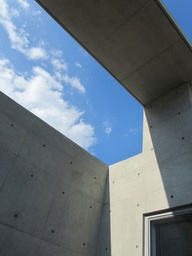
#> input picture Coursera_FPCV/assignments/images/Building-Corner.jpg, 192 x 256 px, shrunk from 468 x 624 before the run
$ python -i edges.py   (imports and definitions only)
#> lines starting #> are read from the running program, lines starting #| are printed output that depends on the picture; after the words box and inside, x2 and y2 are one past the last pixel; in counts of white or black regions, pixels touching at a corner belong together
import numpy as np
from scipy.signal import convolve2d
import cv2
import os

from .kernels import (
    SOBEL_KERNEL_X_3,
    SOBEL_KERNEL_Y_3,
    SOBEL_KERNEL_X_5,
    SOBEL_KERNEL_Y_5,
    LAPLACIAN_KERNEL_2D
)

### Edge Detection Methods ###

def single_threshold(magnitude, threshold):
    return (magnitude >= threshold).astype(np.float32)

def hysteresis_threshold(magnitude, low, high):
    strong_edges = (magnitude >= high).astype(np.float32)
    weak_edges = ((magnitude >= low) & (magnitude < high)).astype(np.float32)

    # Use connectivity to link weak edges to strong edges
    from scipy.ndimage import label, generate_binary_structure
    structure = generate_binary_structure(2, 2)
    labeled, num_features = label(strong_edges, structure=structure)

    final_edges = np.zeros_like(magnitude, dtype=np.float32)
    for i in range(1, num_features + 1):
        mask = (labeled == i)
        final_edges += mask.astype(np.float32)
        # Add weak edges connected to this strong edge
        weak_connected = convolve2d(mask.astype(np.float32), structure, mode='same') > 0
        final_edges += (weak_edges * weak_connected).astype(np.float32)

    final_edges = (final_edges > 0).astype(np.float32)
    return final_edges

def sobel_2d(input, kernel_x=SOBEL_KERNEL_X_3, kernel_y=SOBEL_KERNEL_Y_3):
    Ix = convolve2d(input, kernel_x, mode='same')
    Iy = convolve2d(input, kernel_y, mode='same')
    mag = np.sqrt(Ix**2 + Iy**2)
    orient = np.arctan2(Iy, Ix)
    return mag, orient

# [31 lines left out: function sobel_detector, not called in this run]


def gaussian_2d(input, size=5, sigma=1.0):

    ax = np.linspace(-(size // 2), size // 2, size)
    xx, yy = np.meshgrid(ax, ax)

    kernel = np.exp(-(xx**2 + yy**2) / (2.0 * sigma**2))
    kernel /= np.sum(kernel)

    return convolve2d(input, kernel, mode='same', boundary='symm')

### Laplacian of Gaussian (LoG) Edge Detection ###

# [74 lines left out: functions zero_crossing, bilinear_interpolate, laplacian_1d, laplacian_2d, laplacian_detector, not called in this run]

### Canyn Edge Detector ###

def non_maximum_suppression(mag, orient):
    """
    mag: gradient magnitude
    orient: gradient orientation (radians)
    """

    H, W = mag.shape
    output = np.zeros((H, W), dtype=np.float32)

    # Convert angle to degrees in [0,180)
    angle = np.rad2deg(orient) % 180

    for i in range(1, H-1):
        for j in range(1, W-1):

            q = 0
            r = 0

            # 0 degrees (horizontal edge)
            if (0 <= angle[i,j] < 22.5) or (157.5 <= angle[i,j] <= 180):
                q = mag[i, j+1]
                r = mag[i, j-1]

            # 45 degrees
            elif (22.5 <= angle[i,j] < 67.5):
                q = mag[i+1, j-1]
                r = mag[i-1, j+1]

            # 90 degrees (vertical edge)
            elif (67.5 <= angle[i,j] < 112.5):
                q = mag[i+1, j]
                r = mag[i-1, j]

            # 135 degrees
            elif (112.5 <= angle[i,j] < 157.5):
                q = mag[i-1, j-1]
                r = mag[i+1, j+1]

            if mag[i,j] >= q and mag[i,j] >= r:
                output[i,j] = mag[i,j]

    return output


def canny_detector(input,
                   low_threshold=-0.03,
                   high_threshold=0.03,
                   gaussian_kwargs={}):
    # denoise by Gaussian filter
    input = gaussian_2d(input, **gaussian_kwargs)

    # image gradient and orientation using Sobel
    mag, orient = sobel_2d(input, SOBEL_KERNEL_X_3, SOBEL_KERNEL_Y_3)

    # 3. Non-maximum suppression
    nms = non_maximum_suppression(mag, orient)

    # 4. Hysteresis thresholding
    edges = hysteresis_threshold(nms, low_threshold, high_threshold)

    return edges

>>> import cv2
>>> picture = cv2.imread('../images/Building-Corner.jpg', cv2.IMREAD_GRAYSCALE)
#> picture: shape (256, 192); min 15, max 250, mean 112.6
>>> result = canny_detector(picture)
#> in sobel_2d, `orient = np.arctan2(Iy, Ix)`:
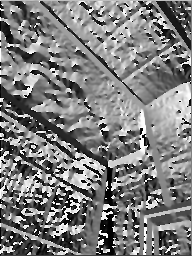
#> orient: shape (256, 192) float64; min -3.14, max 3.14, mean -0.0495; drawn with min black and max white
#> in non_maximum_suppression, `angle = np.rad2deg(orient) % 180`:
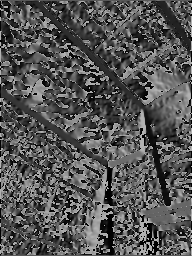
#> angle: shape (256, 192) float64; min 0.0011, max 180, mean 84.1
#> after the loop in non_maximum_suppression, `for i in range(1, H-1):`:
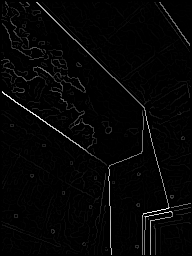
#> output: shape (256, 192) float32; min 0, max 426.9, mean 9.4; drawn with min black and max white
#> in hysteresis_threshold, `strong_edges = (magnitude >= high).astype(np.float32)`:
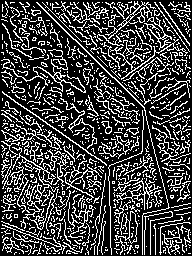
#> strong_edges: shape (256, 192) float32; values 0 (black) and 1 (white), 26% white in thin lines or dots
#> in hysteresis_threshold, `weak_edges = ((magnitude >= low) & (magnitude < high)).astype(np.float..`: weak_edges: shape (256, 192) float32; values 0 (black) and 1 (white), 74% white; black in thin lines or dots
#> in hysteresis_threshold, `labeled, num_features = label(strong_edges, structure=structure)`:
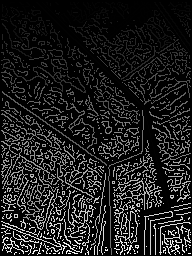
#> labeled: shape (256, 192) int32; min 0, max 877, mean 104.8; drawn with min black and max white
#> in hysteresis_threshold, `labeled, num_features = label(strong_edges, structure=structure)`: num_features = 877
#> after the loop in hysteresis_threshold, `for i in range(1, num_features + 1):`:
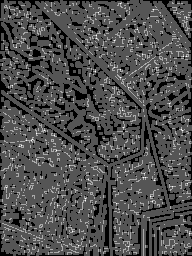
#> final_edges: shape (256, 192) float32; min 0, max 3, mean 0.915; drawn with min black and max white
#> in hysteresis_threshold, `final_edges = (final_edges > 0).astype(np.float32)`:
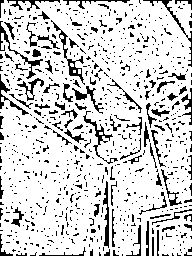
#> final_edges: shape (256, 192) float32; values 0 (black) and 1 (white), 82.9% white; black in thin lines or dots

$ run again, on Coursera_FPCV/assignments/images/Flower-Pot.jpg
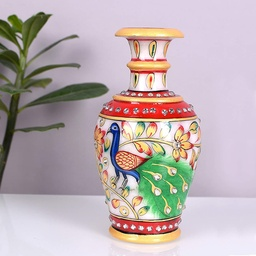
#> input picture Coursera_FPCV/assignments/images/Flower-Pot.jpg, 256 x 256 px, shrunk from 1500 x 1500 before the run
#> strong_edges: shape (256, 256) float32; values 0 (black) and 1 (white), 23% white in thin lines or dots
#> weak_edges: shape (256, 256) float32; values 0 (black) and 1 (white), 77% white; black in thin lines or dots
#> num_features = 993
#> in hysteresis_threshold, `final_edges = (final_edges > 0).astype(np.float32)`:
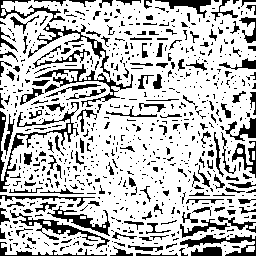
#> final_edges: shape (256, 256) float32; values 0 (black) and 1 (white), 74.8% white; 773 black regions (614 under 20 px), largest, box (x1, y1, x2, y2) and area: (0, 102, 79, 192) 914, (35, 64, 133, 107) 654, (10, 210, 110, 249) 607
